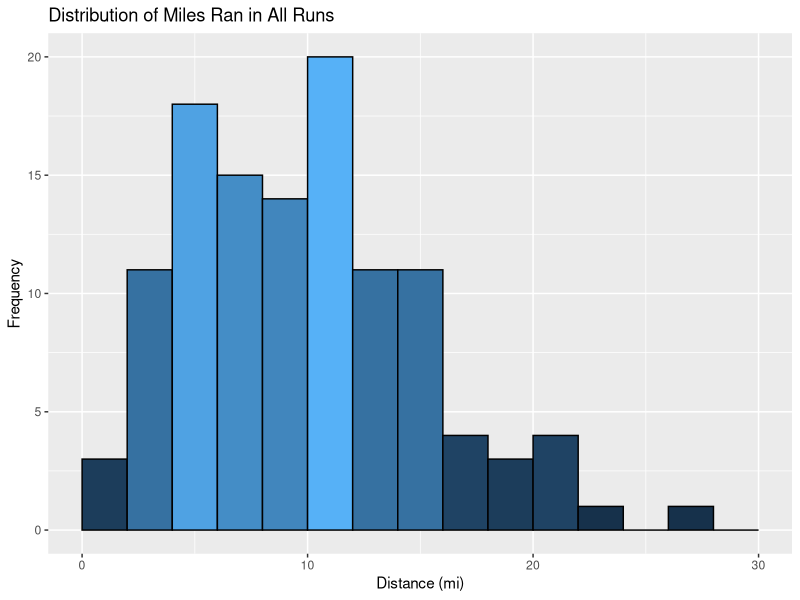
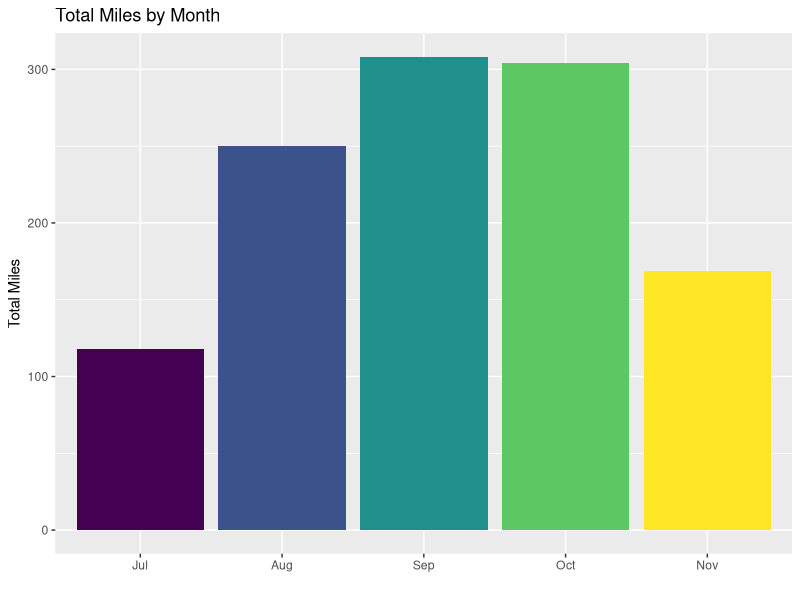
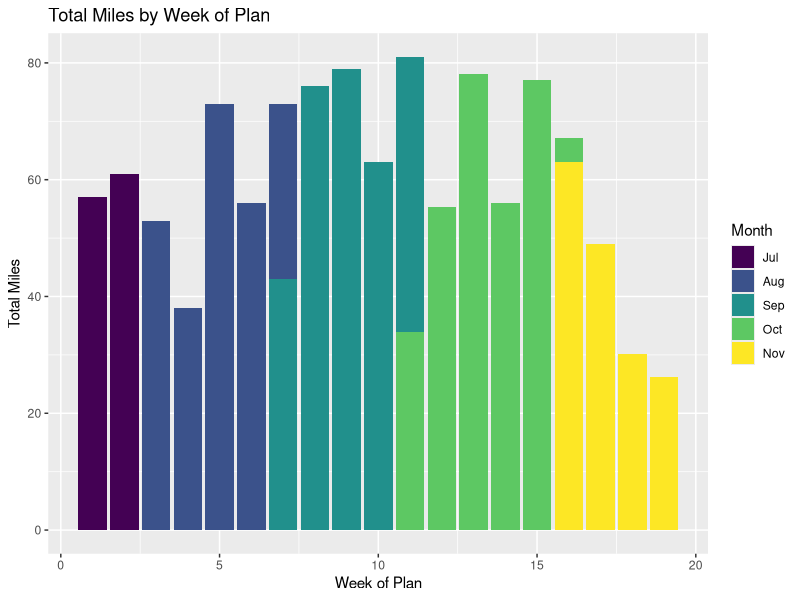
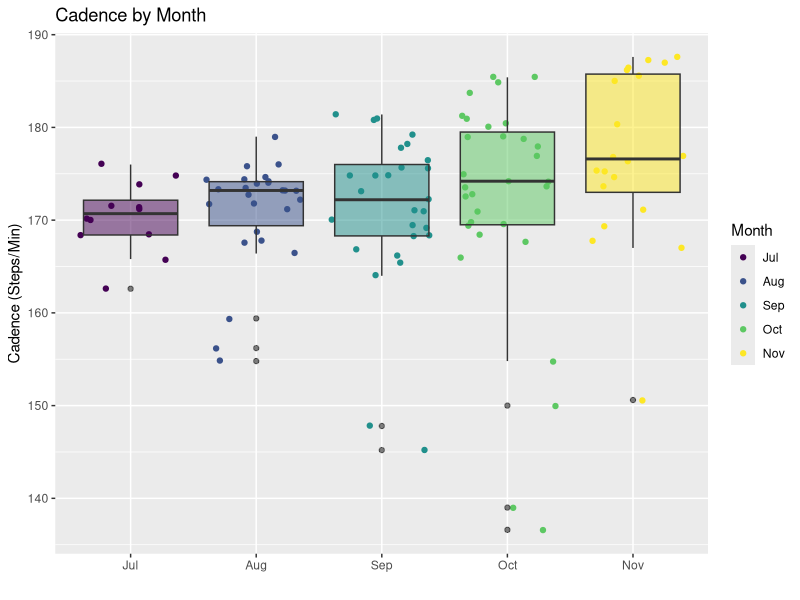
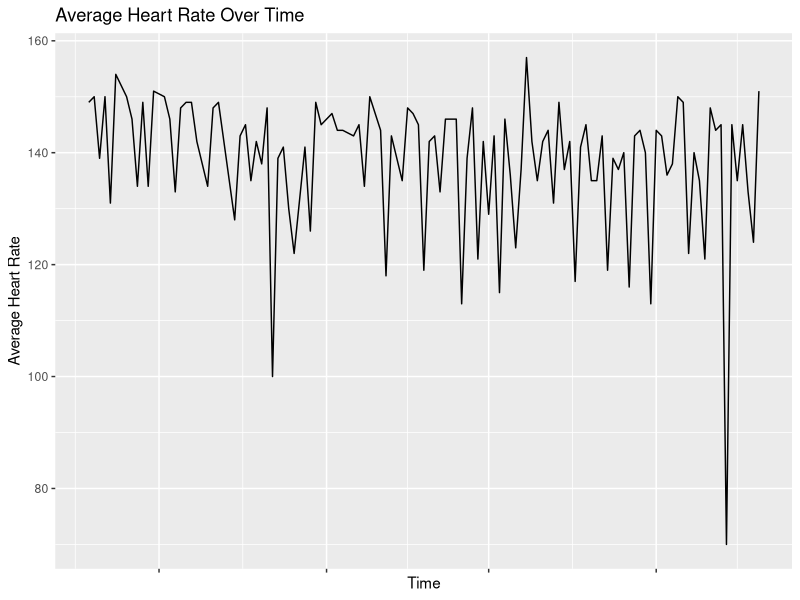
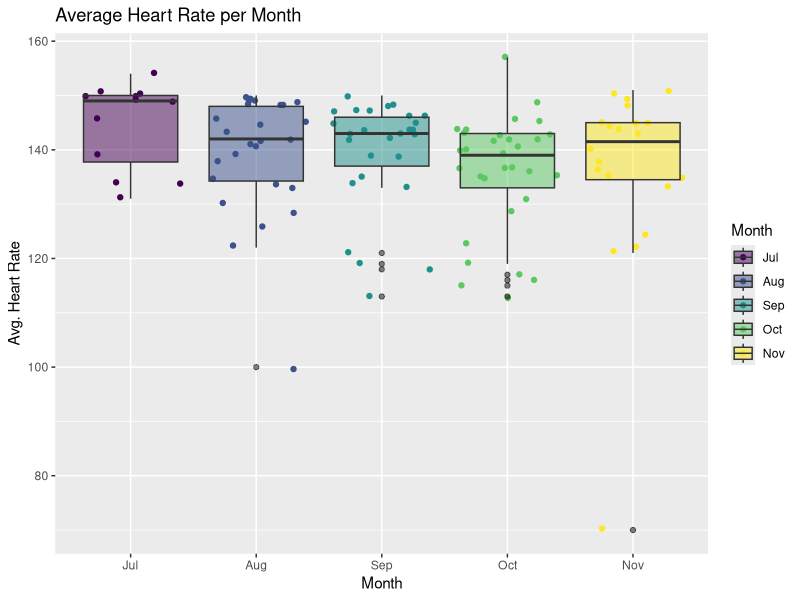
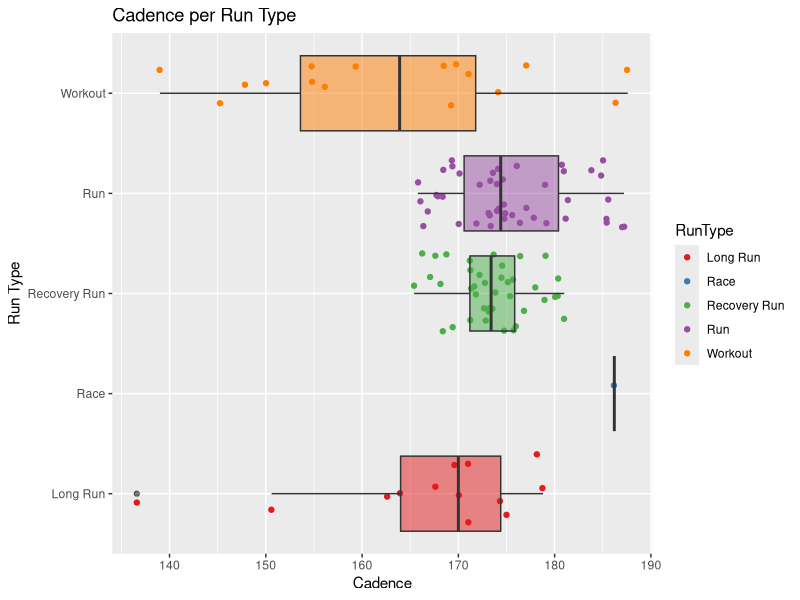
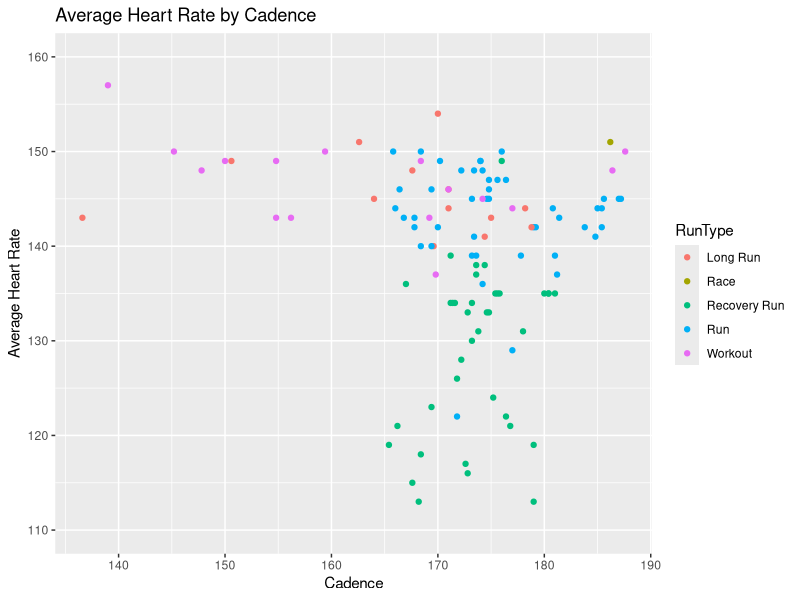

Source code (R) for these figures, in order:
## ---- chunk 1
runs <- read.csv("cleanedMarathonTrainingData.csv")
## ---- chunk 2
str(runs)
## ---- chunk 3
runs$X <- NULL
head(runs,2)
## ---- chunk 4
library(lubridate)
## ---- chunk 5

runs$Time <- as.POSIXct(runs$Time)#, format = '%H:%M:%S')
runs$Avg.Pace <- as.POSIXct(runs$Avg.Pace)#, format = '%H:%M:%S')
runs$Date <- as.POSIXct(runs$Date)
runs$StartTime <- hour(strptime(runs$StartTime, format = '%H:%M'))

str(runs)
## ---- chunk 6
runs$Month <- factor(runs$Month, ordered = TRUE, levels = c("Jul","Aug","Sep","Oct","Nov"))
## ---- chunk 7
library(ggplot2)
library(RColorBrewer)

#distance histogram
ggplot(data = runs, aes(x = Distance)) + 
  geom_histogram(binwidth = 2, aes(fill = ..count..), colour = "black", boundary = 2) +
  scale_x_continuous(limits=c(0, 30)) +
  xlab("Distance (mi)") + 
  ylab("Frequency") + 
  ggtitle("Distribution of Miles Ran in All Runs") + 
  guides(fill=FALSE) 

## ---- chunk 8
summary(runs$Distance)
## ---- chunk 9
#miles by month bars
ggplot(data = runs, aes(x = Month, y = Distance, fill = Month)) + 
  geom_bar(stat="identity") +
  xlab("") + 
  ylab("Total Miles") + 
  guides(fill=FALSE) +
  ggtitle("Total Miles by Month")
## ---- chunk 10
ggplot(data = runs, aes(x = weekNumber, y = Distance, fill = Month)) + 
  geom_bar(stat="identity") +
  xlab("Week of Plan") + 
  ylab("Total Miles") + 
  #guides(fill=FALSE) +
  ggtitle("Total Miles by Week of Plan")
## ---- chunk 11
runs[runs$weekNumber == 11,c('Name','weekNumber','Date','DOW','Distance')]
## ---- chunk 12
#avg. cadence grouped by month
ggplot(data = runs, aes(Month, Cad)) + 
  geom_jitter(aes(colour = Month)) +
  geom_boxplot(aes(fill = Month), 
               outlier.colour = "black", alpha = 0.5) + #geom_jitter()
  xlab("") + 
  ylab("Cadence (Steps/Min)") + 
  guides(fill=FALSE) +
  ggtitle("Cadence by Month") 
## ---- chunk 13
ggplot(data = runs, aes(x = Date, y = Avg.HR)) + 
  geom_line(aes(group=1)) +
  theme(axis.text.x = element_blank()) +
  xlab("Time") + 
  ylab("Average Heart Rate") + 
  ggtitle("Average Heart Rate Over Time")
## ---- chunk 14
#avg. HR grouped by month

ggplot(data = runs, aes(Month, Avg.HR)) + 
  geom_jitter(aes(colour = Month)) +
  geom_boxplot(aes(fill = Month), 
               outlier.colour = "black", alpha = 0.5) + #geom_jitter()
  xlab("Month") + 
  ylab("Avg. Heart Rate") + 
  ggtitle("Average Heart Rate per Month") 
## ---- chunk 15
#avg. cadence grouped by month
ggplot(data = runs, aes(RunType, Cad)) + 
  geom_jitter(aes(colour = RunType)) +
  geom_boxplot(aes(fill = RunType), 
               outlier.colour = "black", alpha = 0.5) +
  scale_colour_brewer(palette = "Set1") +
  scale_fill_brewer(palette = "Set1") +
  xlab("Run Type") + 
  ylab("Cadence") + 
  guides(fill=FALSE) +
  coord_flip() + 
  ggtitle("Cadence per Run Type") 

## ---- chunk 16
ggplot(data = runs, aes(x=Cad, y=Avg.HR)) + 
  geom_point(aes(colour = RunType), na.rm = TRUE) +
  xlab("Cadence") + 
  ylab("Average Heart Rate") + 
  scale_y_continuous(limits = c(110, 160)) +
  ggtitle("Average Heart Rate by Cadence")
## ---- chunk 17
#avg. cadence grouped by month
ggplot(data = runs, aes(RunType, Avg.HR)) + 
  geom_jitter(aes(colour = RunType)) +
  geom_boxplot(aes(fill = RunType), 
               outlier.colour = "black", alpha = 0.5) +
  xlab("Run Type") + 
  ylab("Avg Heart Rate") + 
  guides(fill=FALSE) +
  ggtitle("Average Heart Rate per Run Type") 
## ---- chunk 18
runs[which.max(runs$Avg.HR),]
## ---- chunk 19
pl <- ggplot(data = runs, aes(x = Date, y = Avg.Pace, colour = RunType)) + 
  geom_point() +
  geom_smooth(fill = NA) +  
  theme(axis.text.x = element_blank()) +
  theme(axis.text.y = element_blank()) +
  xlab("Date") + 
  ylab("Average Pace (mile/minute)") + 
  ggtitle("Average Pace Over Time") + 
  labs(caption="")
print(pl)
## ---- chunk 20
ggplot(data = runs, aes(x = Date, y = Avg.Pace, colour = RunType)) + 
  geom_point() +
  geom_smooth(fill = NA) +  
  theme(axis.text.x = element_blank()) +
  theme(axis.text.y = element_blank()) +
  xlab("Date") + 
  ylab("Average Pace (mile/minute)") + 
  ggtitle("Average Pace Over Time") + 
  labs(caption="") + 
  facet_grid(RunType~.)
## ---- chunk 21
table(runs$RunType)

#apply(runs$Cadence, runs$RunType, function(x) (Cad*(hour(runs$Time)*60)+(minute(runs$Time))+(second(runs$Time)/60)))

ggplot(data = runs, aes(RunType, (Cad*((hour(runs$Time)*60)+(minute(runs$Time))+(second(runs$Time)/60))))) + 
  geom_bar(aes(fill = RunType), stat = "identity") +
  xlab("Run Type") + 
  ylab("Steps") + 
  guides(fill=FALSE) +
  ggtitle("Total Steps Taken by Run Type") 
## ---- chunk 22
ggplot(data = runs, aes(x=Elevation.Gain, y=Avg.HR)) + 
  geom_point(aes(colour = RunType), na.rm = TRUE) +
  geom_smooth(fill = NA, na.rm = TRUE) +
  xlab("Elevation Gain (ft.)") + 
  ylab("Average Heart Rate (BPM)") +
  scale_y_continuous(limits = c(110, 160)) +
  ggtitle("Average Heart Rate by Elevation Gain")
## ---- chunk 23
ggplot(data = runs, aes(x=RunType, y=Max.HR)) + 
  geom_jitter(aes(colour = RunType)) +
  geom_boxplot(aes(fill = RunType), outlier.colour = "black", alpha = 0.5) +
  xlab("Run Type") + 
  ylab("Max Heart Rate (BPM)") + 
  ggtitle("Max Heart Rate by Run Type")
